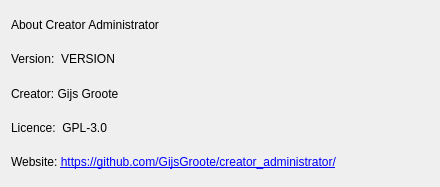
<?xml version="1.0" encoding="UTF-8"?>
<ui version="4.0">
 <class>Dialog</class>
 <widget class="QDialog" name="Dialog">
  <property name="geometry">
   <rect>
    <x>0</x>
    <y>0</y>
    <width>440</width>
    <height>187</height>
   </rect>
  </property>
  <property name="windowTitle">
   <string>About</string>
  </property>
  <layout class="QVBoxLayout" name="verticalLayout_2">
   <item>
    <layout class="QVBoxLayout" name="verticalLayout">
     <item>
      <widget class="QLabel" name="label_5">
       <property name="text">
        <string>About Creator Administrator</string>
       </property>
      </widget>
     </item>
     <item>
      <layout class="QHBoxLayout" name="horizontalLayout">
       <item>
        <widget class="QLabel" name="label">
         <property name="text">
          <string>Version:</string>
         </property>
        </widget>
       </item>
       <item>
        <widget class="QLabel" name="versionLabel">
         <property name="text">
          <string>VERSION</string>
         </property>
        </widget>
       </item>
       <item>
        <spacer name="horizontalSpacer">
         <property name="orientation">
          <enum>Qt::Horizontal</enum>
         </property>
         <property name="sizeHint" stdset="0">
          <size>
           <width>40</width>
           <height>20</height>
          </size>
         </property>
        </spacer>
       </item>
      </layout>
     </item>
     <item>
      <widget class="QLabel" name="label_3">
       <property name="text">
        <string>Creator: Gijs Groote</string>
       </property>
      </widget>
     </item>
     <item>
      <widget class="QLabel" name="label_2">
       <property name="text">
        <string>Licence:  GPL-3.0</string>
       </property>
      </widget>
     </item>
     <item>
      <widget class="QLabel" name="githubLabel">
       <property name="text">
        <string>&lt;html&gt;&lt;head/&gt;&lt;body&gt;&lt;p&gt;Website: &lt;a href=&quot;https://github.com/GijsGroote/creator_administrator/&quot;&gt;&lt;span style=&quot; text-decoration: underline; color:#0000ff;&quot;&gt;https://github.com/GijsGroote/creator_administrator/&lt;/span&gt;&lt;/a&gt;&lt;/p&gt;&lt;/body&gt;&lt;/html&gt;</string>
       </property>
      </widget>
     </item>
    </layout>
   </item>
  </layout>
 </widget>
 <resources/>
 <connections/>
</ui>
